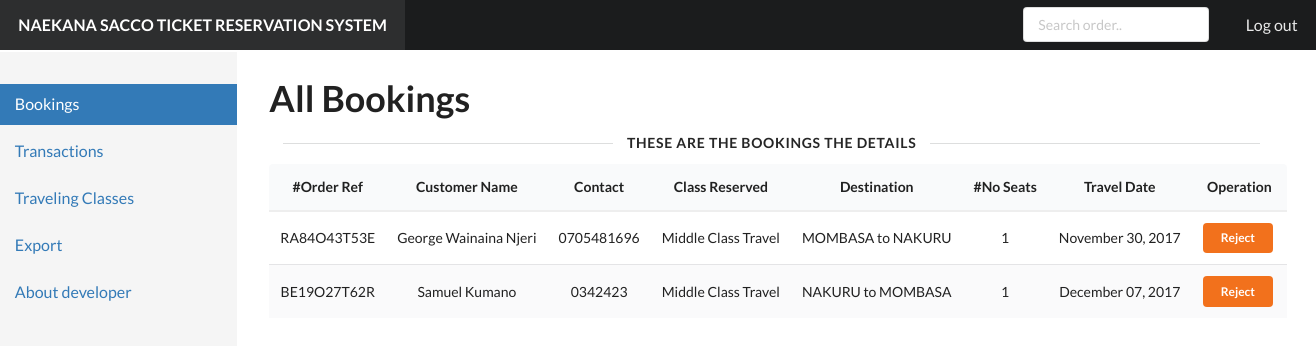
Before: /admin/bookings.php (signed in) with the older database file.
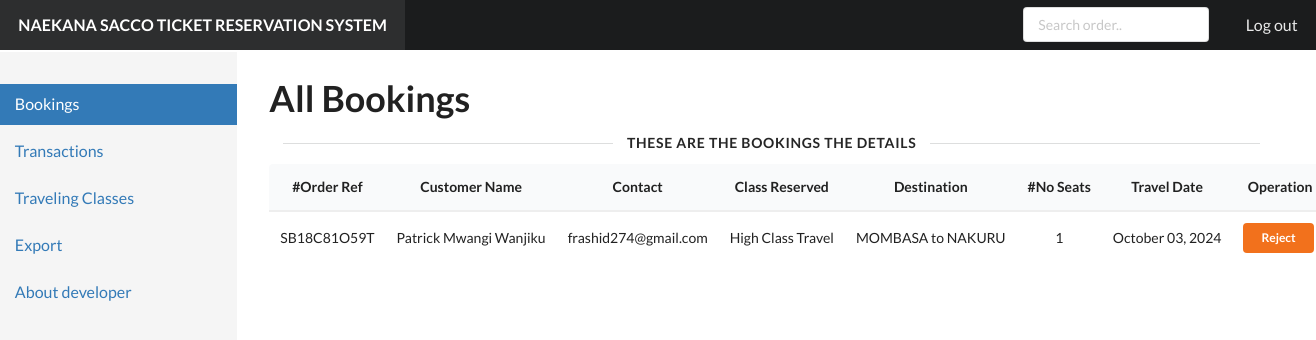
After: the same page with the newer database file.
### tables this page shows
CREATE TABLE `booking_details` (
  `order_ref` varchar(255) NOT NULL,
  `fullname` varchar(120) NOT NULL,
  `contact` varchar(40) DEFAULT NULL,
  `gender` varchar(40) DEFAULT NULL,
  `class_reserved` varchar(255) NOT NULL,
  `destination` varchar(180) NOT NULL,
  `seats_reserved` varchar(50) NOT NULL DEFAULT '1',
  `date_reserved` varchar(50) DEFAULT NULL,
  `transaction_id` varchar(190) NOT NULL,
  `account` varchar(130) NOT NULL,
  `amount` varchar(50) NOT NULL
);

### admin/bookings.php (the view, shortened to what this page needs)
<!DOCTYPE html>
<html>
  <head>
    <link href="static/dist/semantic-ui/semantic.min.css" rel="stylesheet" type="text/css" />
    <link href="static/stylesheets/default.css" rel="stylesheet" type="text/css" />
    <link href="static/stylesheets/pandoc-code-highlight.css" rel="stylesheet" type="text/css" />
  </head>
  <body>
    <div class="ui inverted huge borderless fixed fluid menu">
      <a class="header item">NAEKANA SACCO TICKET RESERVATION SYSTEM</a>
      <div class="right menu">
        <div class="item">
          <div class="ui small input">
		    <form>
              <input placeholder="Search order.." name="search" />
			</form>
          </div>
        </div>
        <a class="item" href="logout.php">Log out</a>
      </div>
    </div>
    <div class="ui grid">
      <div class="row">
        <div class="column" id="sidebar">
          <div class="ui secondary vertical fluid menu">
            <a class="active item" href="bookings.php">Bookings</a><a class="item" href="transactions.php">Transactions</a><a class="item" href="travelclass.php">Traveling Classes</a><a class="item">Export</a>
			<a class="item" href="developer.php">About developer</a>
          </div>
        </div>
        <div class="column" id="content" style="display:none">
          <div class="ui grid">
            <div class="row">
              <h1 class="ui huge header">All Bookings</h1>
            </div>
            <div class="ui horizontal divider">These are the Bookings the Details</div>
		    <div class="row">
              <table class="ui single line striped selectable center aligned table">
                <thead>
                  <tr><th>#Order Ref</th><th>Customer Name</th><th>Contact</th><th>Class Reserved</th><th>Destination</th><th>#No Seats</th><th>Travel Date</th><th>Operation</th></tr>
                </thead>
                <tbody>
                  <?php
				  require("../dbengine/dbconnect.php");
				  if(isset($_GET['search'])){
				    $search=$_GET['search'];
				    $data=mysqli_query($conn,"SELECT * FROM booking_details WHERE order_ref LIKE '%$search%' or fullname LIKE '%$search%' or class_reserved LIKE '%$search%' or destination LIKE '%$search%' or date_reserved LIKE '%$search%'");
				  } else {
				    $data=mysqli_query($conn,"SELECT * FROM booking_details");
				  }
				  if(($data) && (mysqli_num_rows($data) >0)){
				    while($row=mysqli_fetch_assoc($data)) {
					  $order=$row['order_ref'];
					  echo("<tr><td>".$row['order_ref']."</td><td>".$row['fullname']."</td><td>".$row['contact']."</td><td>".$row['class_reserved']."</td><td>".$row['destination']."</td><td>".$row['seats_reserved']."</td><td>".$row['date_reserved']."</td><td><a class='ui tiny button orange' href='bookings.php?reject=$order'>Reject</a></td></tr>");
				    }
				  } else {
				    echo "<tr><td colspan='9'>No records match found! </td></tr>";
				  }
				  ?>
                </tbody>
              </table>
            </div>
		  </div>
		</div>
	  </div>
    </div>
  </body>
</html>

### admin/static/stylesheets/default.css (style rules this page uses)
body { -webkit-font-smoothing: antialiased; -moz-osx-font-smoothing: grayscale; text-rendering: optimizeLegibility; }
.ui.menu { border-radius: 0; box-shadow: none; margin-bottom: 0; -moz-font-feature-settings: "smcp" 0, "onum" 0; -ms-font-feature-settings: "smcp" 0, "onum" 0; -o-font-feature-settings: "smcp" 0, "onum" 0; -webkit-font-feature-settings: "smcp" 0, "onum" 0; font-feature-settings: "smcp" 0, "onum" 0; }
.ui.menu form { font-size: 14px; }
.ui.menu input { -moz-font-feature-settings: "smcp" 0, "onum" 0; -ms-font-feature-settings: "smcp" 0, "onum" 0; -o-font-feature-settings: "smcp" 0, "onum" 0; -webkit-font-feature-settings: "smcp" 0, "onum" 0; font-feature-settings: "smcp" 0, "onum" 0; font-size: 14px; }

### admin/bookings.php (style rules this page uses)
body { image: url('C:/xampp/htdocs/Ticket_Reservation_system/images/your-image.jpg'); background-size: cover; background-position: center; display: relative; }
#sidebar { position: fixed; top: 51.8px; left: 0; bottom: 0; width: 18%; background-color: #f5f5f5; padding: 0px; }
#sidebar .ui.menu { margin: 2em 0 0; font-size: 16px; }
#sidebar .ui.menu > a.item { color: #337ab7; border-radius: 0 !important; }
#sidebar .ui.menu > a.item.active { background-color: #337ab7; color: white; border: none !important; }
#content { margin-left: 19%; width: 81%; margin-top: 3em; padding-left: 3em; float: left; }
#content > .ui.grid { padding-right: 4em; padding-bottom: 3em; }
#content h1 { font-size: 36px; }
#content .ui.divider:not(.hidden) { margin: 0; }
#content table.ui.table { border: none; }
#content table.ui.table thead th { border-bottom: 2px solid #eee !important; }

Changed rows visible on the page:
removed booking_details: order_ref "RA84O43T53E", fullname "George Wainaina Njeri", contact "0705481696", class_reserved "Middle Class Travel", destination "MOMBASA to NAKURU", seats_reserved "1", date_reserved "November 30, 2017"
removed booking_details: order_ref "BE19O27T62R", fullname "Samuel Kumano", contact "0342423", class_reserved "Middle Class Travel", destination "NAKURU to MOMBASA", seats_reserved "1", date_reserved "December 07, 2017"
added booking_details: order_ref "SB18C81O59T", fullname "Patrick Mwangi Wanjiku", contact "frashid274@gmail.com", class_reserved "High Class Travel", destination "MOMBASA to NAKURU", seats_reserved "1", date_reserved "October 03, 2024"
